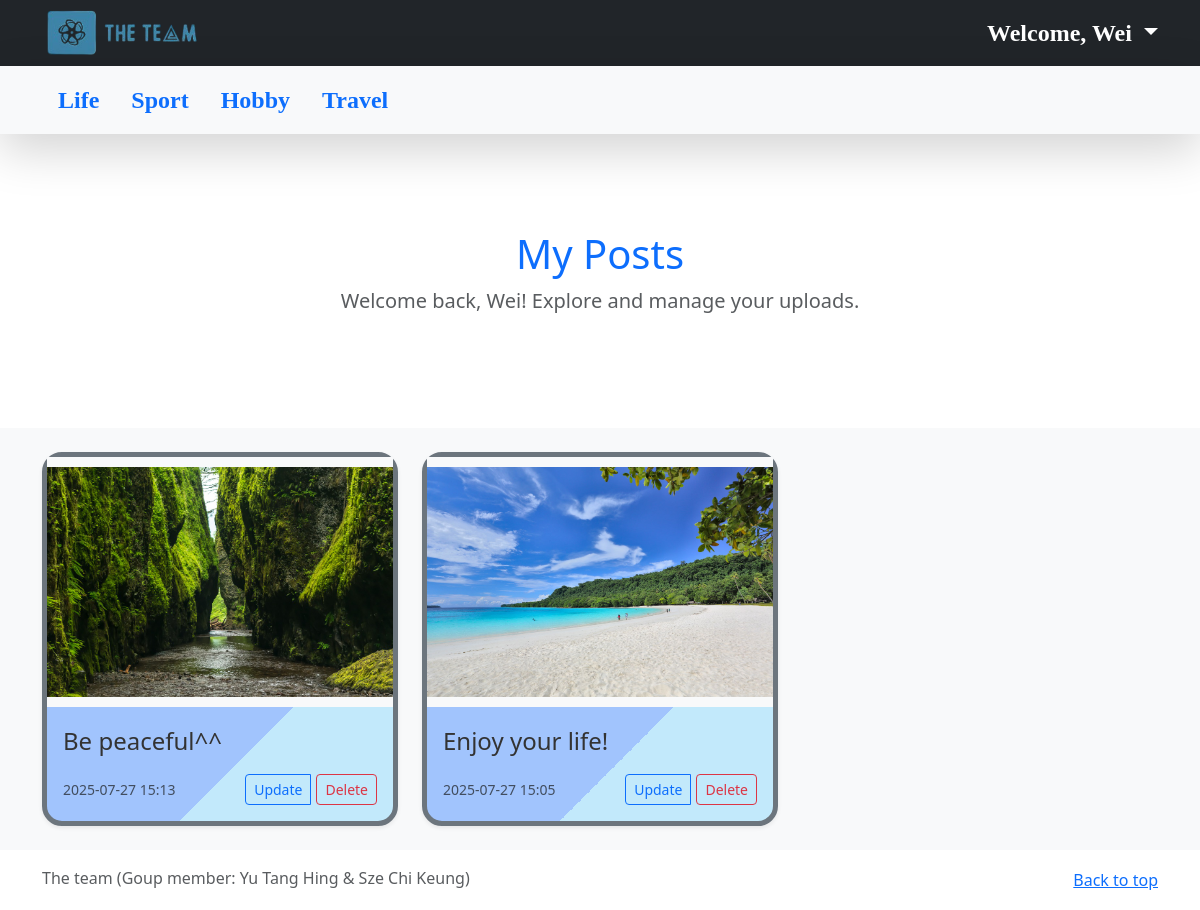
/mypost (signed in), run on the app's committed database.
### tables this page shows
CREATE TABLE accounts (
    id INTEGER PRIMARY KEY AUTOINCREMENT,
    lastname last name TEXT NOT NULL,
    firstname first name TEXT NOT NULL,
    email TEXT NOT NULL UNIQUE,
    pd password NOT NULL
);

CREATE TABLE posts (
    id INTEGER PRIMARY KEY AUTOINCREMENT,
    user_id INTEGER NOT NULL,
    description TEXT,
    filename TEXT NOT NULL,
    media_type TEXT NOT NULL, 
    type TEXT,
    upload_timestamp DATETIME DEFAULT CURRENT_TIMESTAMP,
    FOREIGN KEY (user_id) REFERENCES accounts (id)
);

### app.py (the view)
@app.route('/mypost', methods=['GET'])
def mypost():
    if 'account_id' not in session:
        flash('Please log in to view your posts.')
        return redirect(url_for('login'))
    query = 'SELECT p.*, a.firstname, a.lastname FROM posts p JOIN accounts a ON p.user_id = a.id WHERE p.user_id = ?'
    posts = fetch_posts_with_comments(query, (session['account_id'],))
    return render_template('mypost.html', posts=posts)

### app.py (called while the page is built)
def to_hkt(utc_dt_str):
    if not utc_dt_str:
        return ""
    try:
        utc_dt_str_clean = utc_dt_str.split('.')[0]
        utc_dt = datetime.strptime(utc_dt_str_clean, '%Y-%m-%d %H:%M:%S')
        utc_zone = pytz.timezone('UTC')
        hkt_zone = pytz.timezone('Asia/Hong_Kong')
        hkt_dt = utc_zone.localize(utc_dt).astimezone(hkt_zone)
        return hkt_dt.strftime('%Y-%m-%d %H:%M')
    except (ValueError, TypeError):
        return utc_dt_str

def get_db_connection():
    conn = sqlite3.connect('database.db')
    conn.row_factory = sqlite3.Row
    return conn

def fetch_posts_with_comments(query, params=(), type_param=None):
    conn = get_db_connection()
    if 'ORDER BY' in query.upper():
        query = query.split('ORDER BY')[0].strip()
    if type_param:
        if 'WHERE' in query.upper():
            query += " AND p.type = ?"
        else:
            query += " WHERE p.type = ?"
        params = params + (type_param,)
    query += " ORDER BY p.upload_timestamp DESC"
    posts_from_db = conn.execute(query, params).fetchall()
    posts = [dict(row) for row in posts_from_db]
    for post in posts:
        comments = conn.execute(
            '''
            SELECT c.*, a.firstname
            FROM comments c JOIN accounts a ON c.user_id = a.id
            WHERE c.post_id = ?
            ORDER BY c.created_at ASC
            ''', (post['id'],)
        ).fetchall()
        post['comments'] = comments
    conn.close()
    return posts

### templates/mypost.html (shortened to what this page needs)
{% extends "base.html" %}
{% block content %}
<section class="py-5 text-center container">
  <div class="row py-lg-5">
    <div class="col-12 col-md-8 mx-auto">
      <h1 class="font-weight-light" style="color: #0d6efd;">My Posts</h1>
      {% if session.account_id %}
        <p class="lead text-muted">Welcome back, {{ session.first_name }}! Explore and manage your uploads.</p>
      {% else %}
        <p class="lead text-muted">Welcome to the Album. <a href="{{ url_for('login') }}" class="text-info">Log in</a> or <a href="{{ url_for('register') }}" class="text-info">register</a> to access your content.</p>
      {% endif %}
    </div>
  </div>
</section>
<div class="album py-4 bg-light">
  <div class="container-fluid">
    <div class="row row-cols-1 row-cols-sm-2 row-cols-md-3 g-4">
      {% for post in posts %}
      <div class="col">
        <div class="card shadow-sm h-100">
          <div class="card-media-wrapper">
            {% if post.media_type == 'image' %}
              <img src="{{ url_for('static', filename='uploads/' + post.filename) }}" class="img-fluid" alt="{{ post.description }}">
            {% elif post.media_type == 'video' %}
              <video controls class="img-fluid">
                <source src="{{ url_for('static', filename='uploads/' + post.filename) }}" type="video/mp4">
                Your browser does not support the video tag.
              </video>
            {% endif %}
          </div>
          <div class="card-body d-flex flex-column">
            <p class="card-text">{{ post.description }}</p>
            <div class="d-flex justify-content-between align-items-center mt-auto">
              <small class="text-muted">{{ post.upload_timestamp | hkt }}</small>
              <div class="btn-group">
                <a href="{{ url_for('update_post', post_id=post.id) }}" class="btn btn-sm btn-outline-primary">Update</a>
                <form action="{{ url_for('delete_post', post_id=post.id) }}" method="POST" onsubmit="return confirm('Are you sure you want to delete this post? This action cannot be undone.');">
                  <button type="submit" class="btn btn-sm btn-outline-danger">Delete</button>
                </form>
              </div>
            </div>
          </div>
        </div>
      </div>
      {% else %}
      <div class="col-12">
        <p class="text-center text-muted">You haven't posted anything yet.</p>
      </div>
      {% endfor %}
    </div>
  </div>
</div>
{% endblock %}

### templates/navbar.html (shortened to what this page needs)
<header>
  <div class="navbar navbar-dark bg-dark shadow-sm">
    <div class="container-fluid d-flex justify-content-between align-items-center">
      <a href="{{ url_for('index') }}">
          <img src="{{ url_for('static', filename='Logo.png') }}" alt="Logo" style="height: 50px; width: auto;">
      </a>
      <div>
          {% if session.account_id %}
            <div class="nav-item dropdown">
                <a class="nav-link dropdown-toggle btn btn-outline-secondary text-white font" href="#" id="navbarDropdown" role="button" data-bs-toggle="dropdown" aria-expanded="false">
                  Welcome, {{ session.first_name }}
                </a>
            </div>
          {% else %}
              {% if request.endpoint not in ['login', 'register'] %}
                  <a href="{{ url_for('login') }}" class="btn btn-lg btn-outline-secondary mx-1">Login</a>
                  <a href="{{ url_for('register') }}" class="btn btn-lg btn-outline-secondary mx-1">Register</a>
              {% endif %}
          {% endif %}
      </div>
    </div>
  </div>
  <div class="navbar navbar-light bg-light shadow-lg">
      <div class="container-fluid">
        <nav class="nav font d-flex justify-content-flex-start">
            <a class="nav-link btn-lg btn-outline-primary" href="{{ url_for('index') }}">Life</a>
            <a class="nav-link btn-lg btn-outline-primary" href="#">Sport</a>
            <a class="nav-link btn-lg btn-outline-primary" href="{{ url_for('hobby') }}">Hobby</a>
            <a class="nav-link btn-lg btn-outline-primary" href="#">Travel</a>
        </nav>
      </div>
  </div>
</header>

### templates/base.html (style rules this page uses)
.container-fluid { max-width: 95%; }
.font { font-family: "Comic Sans MS"; font-size: 1.5em; font-weight: bolder; }
.card-media-wrapper { height: 400px; display: flex; align-items: center; justify-content: center; background-color: #f8f9fa; overflow: hidden; }
.card-media-wrapper img, .card-media-wrapper video { width: 100%; height: 100%; object-fit: contain; }
body { display: flex; flex-direction: column; }

### templates/mypost.html (style rules this page uses)
.card-media-wrapper { height: 250px; overflow: hidden; display: flex; align-items: center; justify-content: center; background-color: #f8f9fa; }
.card-media-wrapper img, .card-media-wrapper video { width: 100%; height: 100%; object-fit: contain; }
.card { border-radius: 20px; border: 5px solid #6c757d; box-shadow: 0 5px 15px rgba(0, 0, 0, 0.1); background: linear-gradient(135deg, #a1c4fd 70%, #c2e9fb 50%); transition: transform 0.3s ease; }
.card-text { font-size: 1.5rem; color: #333; margin-bottom: 15px; }
.btn-group form { display: inline-block; margin-left: 5px; }

### data on the page
accounts: first_name "Wei"
posts: filename (picture), description "Be peaceful^^", upload_timestamp|hkt "2025-07-27 15:13"
posts: filename (picture), description "Enjoy your life!", upload_timestamp|hkt "2025-07-27 15:05"
